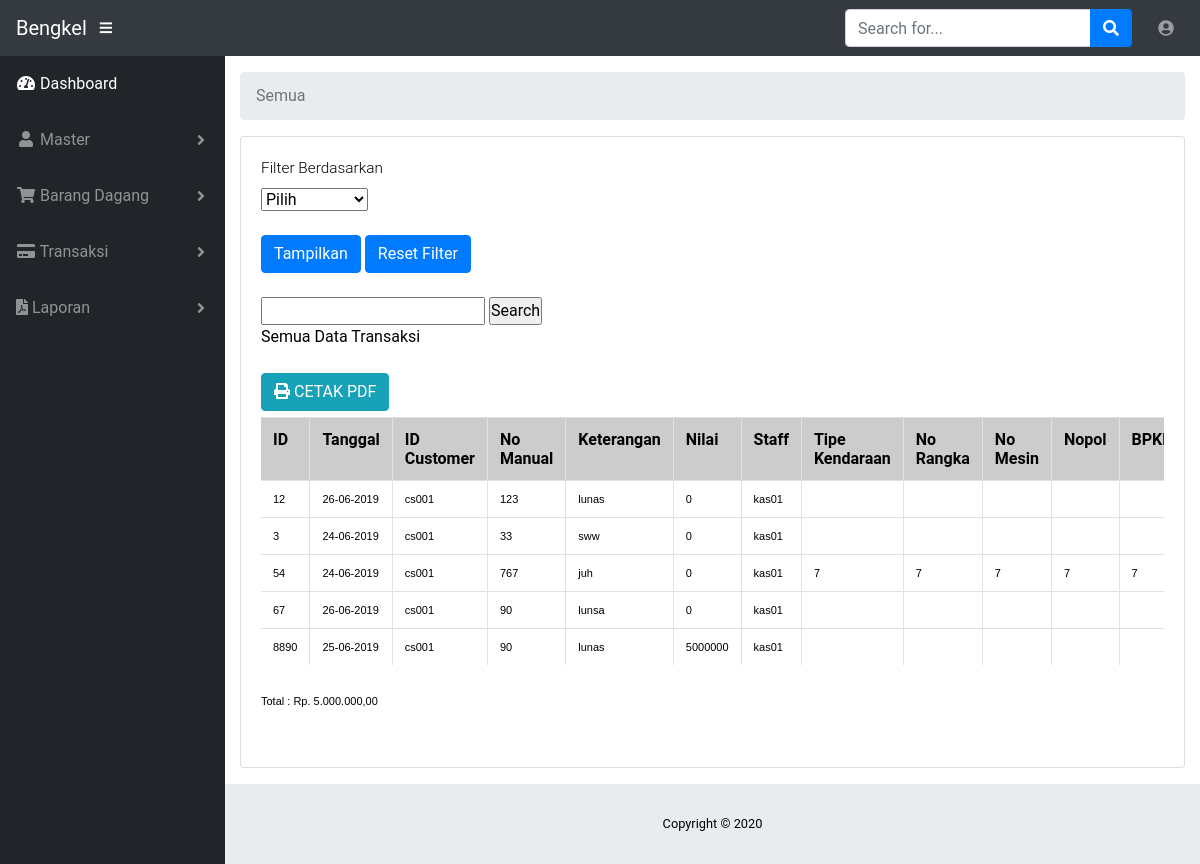
/index.php/semua, run on the app's committed database.
### tables this page shows
CREATE TABLE `penjualan` (
  `id` varchar(10) NOT NULL,
  `tanggal` datetime NOT NULL,
  `idcust` varchar(10) NOT NULL,
  `nomanual` varchar(10) NOT NULL,
  `keterangan` varchar(225) NOT NULL,
  `nilai` int(11) NOT NULL,
  `staff` varchar(10) NOT NULL,
  `tipekendaraan` varchar(20) NOT NULL,
  `norangka` varchar(25) NOT NULL,
  `nomesin` varchar(25) NOT NULL,
  `nopol` varchar(10) NOT NULL,
  `bpkb` varchar(25) NOT NULL,
  `stnk` varchar(25) NOT NULL,
  `keluhan` varchar(255) NOT NULL,
  `jenis` varchar(10) NOT NULL
);

### application/controllers/Semua.php (called while the page is built, shortened)
<?php if ( ! defined('BASEPATH')) exit('No direct script access allowed');
class Semua extends CI_Controller {
	public function __construct(){
        $this->load->model('m_kat');
		$this->load->model('ModelGlobal');
        $this->load->view('templates/footer');
	}
	public function index(){
        if(isset($_GET['filter']) && ! empty($_GET['filter'])){
            $filter = $_GET['filter'];
            if($filter == '1'){
                $tgl = $_GET['tanggal'];
                $ket = 'Data Transaksi Tanggal '.date('d-m-y', strtotime($tgl));
                $url_cetak = 'semua/cetak?filter=1&tanggal='.$tgl;
                $transaksi = $this->ModelGlobal->view_by_date($tgl);
            }else if($filter == '2'){
                $bulan = $_GET['bulan'];
                $tahun = $_GET['tahun'];
                $nama_bulan = array('', 'Januari','Februari','Maret','April','Mei','Juni','Juli','Agustus','September','Oktober','November','Desember');
                $ket = 'Data Transaksi Bulan '.$nama_bulan[$bulan].' '.$tahun;
                $url_cetak = 'semua/cetak?filter=2&bulan='.$bulan.'&tahun='.$tahun;
                $transaksi = $this->ModelGlobal->view_by_month($bulan, $tahun);
            }else{
                $tahun = $_GET['tahun'];
                $ket = 'Data Transaksi Tahun '.$tahun;
                $url_cetak = 'semua/cetak?filter=3&tahun='.$tahun;
                $transaksi = $this->ModelGlobal->view_by_year($tahun);
            }
        }else{
            $ket = 'Semua Data Transaksi';
            $url_cetak = 'semua/cetak';
            $transaksi = $this->ModelGlobal->view_all();
        }
		$data['ket'] = $ket;
		$data['url_cetak'] = base_url($url_cetak);
		$data['transaksi'] = $transaksi;
        $data['option_tahun'] = $this->ModelGlobal->option_tahun();
        $data['kategori'] = $this->m_kat->view();
		$this->load->view('global', $data);
	}
}

### index.php (called while the page is built, shortened)
<?php
require_once BASEPATH.'core/CodeIgniter.php';

### application/models/ModelGlobal.php (called while the page is built, shortened)
<?php if ( ! defined('BASEPATH')) exit('No direct script access allowed');
class ModelGlobal extends CI_Model {
  public function view_all(){
    return $this->db->query("SELECT * FROM penjualan")->result();
  }
    public function option_tahun(){
        $this->db->select('YEAR(tanggal) AS tahun');
        $this->db->from('pembelian');
        $this->db->order_by('YEAR(tanggal)');
        $this->db->group_by('YEAR(tanggal)');
        return $this->db->get()->result();
    }
}

### application/views/global.php (the view, shortened to what this page needs)
    <link rel="stylesheet" href="<?php echo base_url('assets/jquery-ui/jquery-ui.min.css'); ?>" />
    <link rel="stylesheet" type="text/css" href="<?php echo base_url('css/style.css') ?>">
<body id="page-top" style="color:black">
    <div id="wrapper">
        <div id="content-wrapper">
            <div class="container-fluid">
            <div class="card mb-3">
                <div class="card-body">
                     <div class="table-responsive">
    <form method="get" action="">
        <label>Filter Berdasarkan</label><br>
        <select name="filter" id="filter">
            <option value="">Pilih</option>
        </select>
        <br /><br />
        <button class="btn btn-primary" type="submit">Tampilkan</button>
        <a class="btn btn-primary" href="<?php echo base_url("semua"); ?>">Reset Filter</a>
    </form>
    <br>
    <form action="<?php echo site_url('semua/search');?>" method = "post">
        <input type="text" name = "search" />
        <input type="submit" value = "Search" />
    </form>
    <b><?php echo $ket; ?></b><br /><br />
     <a class="btn btn-info" href="<?php echo $url_cetak; ?>"><i class="fas fa-print"></i> CETAK PDF</a><br />
    <table class="table table-hover table-bordered" id="dataTable" width="50%" cellspacing="0">
    <tr bgcolor="#CCC">
        <th>ID</th>
        <th width="20%">Tanggal</th>
        <th>ID Customer</th>
        <th>No Manual</th>
        <th>Keterangan</th>
        <th>Nilai</th>
        <th>Staff</th>
        <th>Tipe Kendaraan</th>
        <th>No Rangka</th>
        <th>No Mesin</th>
        <th>Nopol</th>
        <th>BPKB</th>
    </tr>
     <?php
    if( ! empty($transaksi)){
        foreach($transaksi as $data){
            $tgl = date('d-m-Y', strtotime($data->tanggal));
            echo "<tr>";
            echo "<td>".$data->id."</td>";
            echo "<td width=20%>".$tgl."</td>";
            echo "<td>".$data->idcust."</td>";
            echo "<td>".$data->nomanual."</td>";
            echo "<td>".$data->keterangan."</td>";
            echo "<td>".$data->nilai."</td>";
            echo "<td>".$data->staff."</td>";
            echo "<td>".$data->tipekendaraan."</td>";
            echo "<td>".$data->norangka."</td>";
            echo "<td>".$data->nomesin."</td>";
            echo "<td>".$data->nopol."</td>";
            echo "<td>".$data->bpkb."</td>";
            echo "</tr>";
        }
    }
    ?>
</table>
    <table style="margin-bottom: 40px;margin-top: 30px">
            <?php
                $total=0;
                foreach ($transaksi as $key):?>
                    <?php $total+= $key->nilai ?>
                <?php endforeach ?>
    <tr>
        <td>Total : Rp. <?php echo number_format($total,2,",","."); ?></td>
    </tr>
    </table>
     </div>
                    </div>
                </div>
            </div>
            </div>
    </div>
</body>

### css/style.css (style rules this page uses)
body { font-size: 11px; font-family: verdana,arial; }
td { font-size: 11px; font-family: verdana,arial; }

### assets/css/dolands-ux.css (style rules this page uses)
html,body { background: #FFFFFF; color: #515365; font-family: 'Roboto','Helvetica','Calibri'; overflow-x: hidden; height: 100%; width: 100%; -webkit-transition: all 0.4s ease-in-out; -moz-transition: all 0.4s ease-in-out; -ms-transition: all 0.4s ease-in-out; -o-transition: all 0.4s ease-in-out; transition: all 0.4s ease-in-out; }
* { box-sizing: border-box; margin: 0; padding: 0; }
label { font-size: 0.960rem; }
label,p { font-weight: 300; }
b { font-weight: 400; }
a { color: #008AEF; text-decoration: none; }

### data on the page
penjualan: id "12", tanggal "26-06-2019", idcust "cs001", nomanual "123", keterangan "lunas", nilai "0", staff "kas01"
penjualan: id "3", tanggal "24-06-2019", idcust "cs001", nomanual "33", keterangan "sww", nilai "0", staff "kas01"
penjualan: id "54", tanggal "24-06-2019", idcust "cs001", nomanual "767", keterangan "juh", nilai "0", staff "kas01", tipekendaraan "7", norangka "7", nomesin "7", nopol "7", bpkb "7"
penjualan: id "67", tanggal "26-06-2019", idcust "cs001", nomanual "90", keterangan "lunsa", nilai "0", staff "kas01"
penjualan: id "8890", tanggal "25-06-2019", idcust "cs001", nomanual "90", keterangan "lunas", nilai "5000000", staff "kas01"

### other printed values
$segment "Semua"
$ket "Semua Data Transaksi"
$total "5.000.000,00"
Date('Y') "2020"
